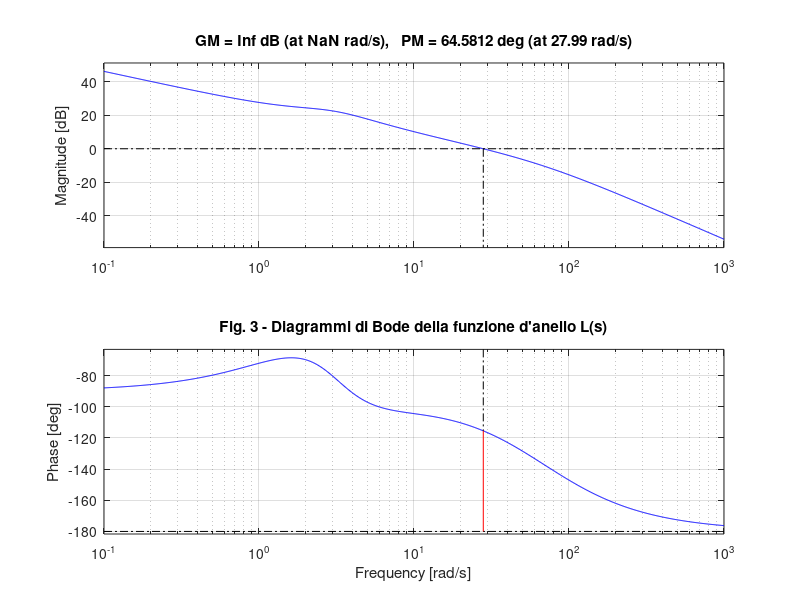
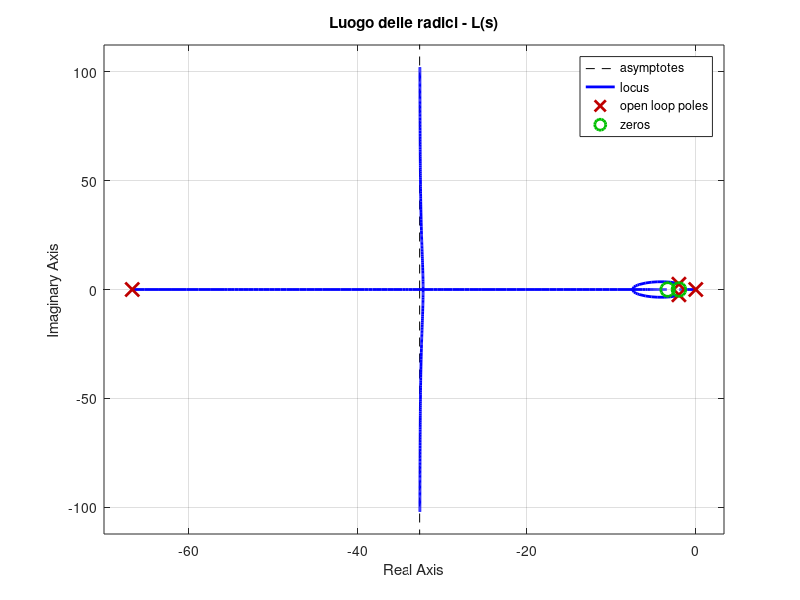
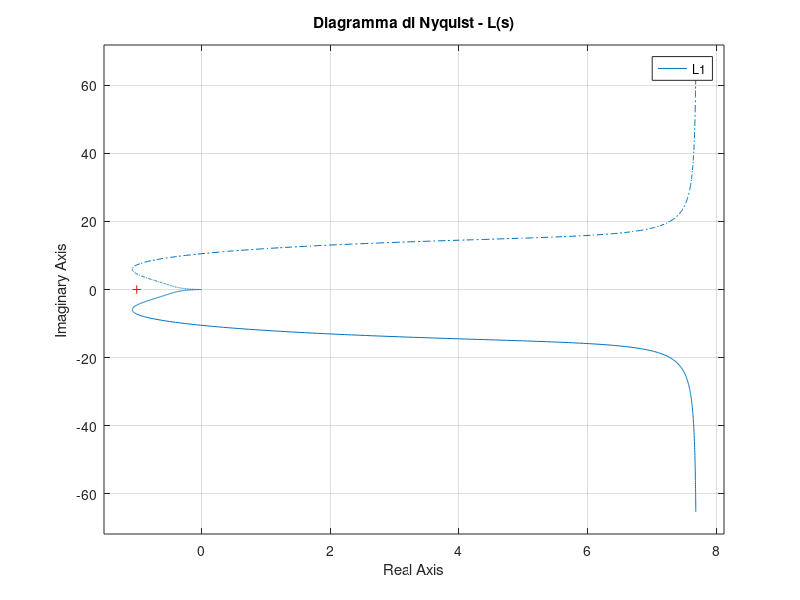
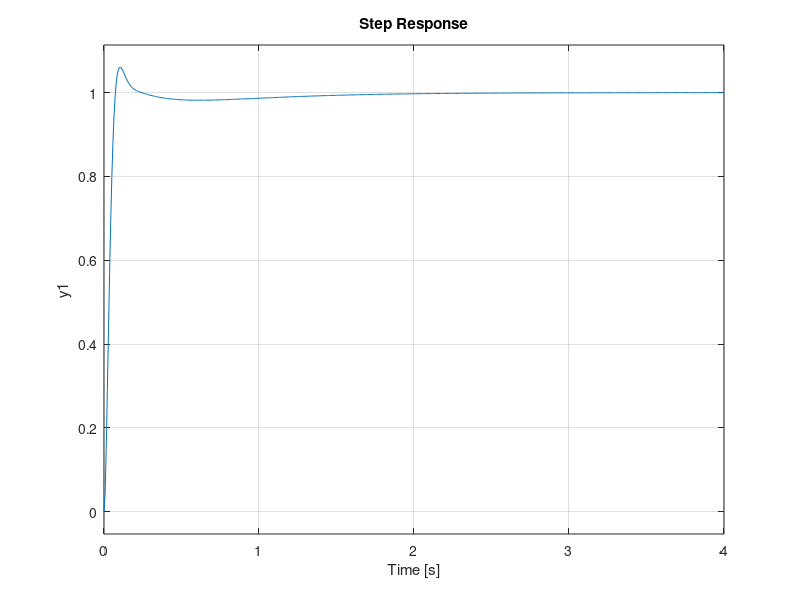

The MATLAB source for these figures, in order: (Note: this script raises an error after producing the figures.)
clc
clear all
close all

%% Braccio Robotico 1-DOF - Progetto di Controllo
% Parametri fisici:
%   J = 0.5  kg*m^2  (inerzia)
%   B = 2.0  Nm*s/rad (attrito viscoso)
%   M = 2.0  kg       (massa)
%   L = 0.5  m        (lunghezza braccio)
%   g = 9.81 m/s^2
%
% Equazione del moto (Eq. 1):
%   J*theta_ddot + B*theta_dot + M*g*(L/2)*sin(theta) = tau(t)
%
% Linearizzazione in theta_0 = 0, sin(theta) ~ theta (Eq. 2-3):
%   J*delta_theta_ddot + B*delta_theta_dot + (M*g*L/2)*delta_theta = delta_tau
%
% Funzione di trasferimento (Eq. 5):
%   G(s) = (1/J) / (s^2 + (B/J)*s + MgL/2J)
%        = 2 / (s^2 + 4s + 9.81)

s = tf('s');

J   = 0.5;
B   = 2.0;
M   = 2.0;
L   = 0.5;
g   = 9.81;

% Pianta linearizzata G(s) - Eq. 5
G = (1/J) / (s^2 + (B/J)*s + (M*g*L/2)/J);

fprintf('=== PIANTA G(s) ===\n');
G

% Poli della pianta
fprintf('Poli di G(s):\n');
disp(pole(G));

%% Analisi della pianta - Diagrammi di Bode, Luogo delle radici, Nyquist

figure(1);
margin(G);
title('Fig. 2 - Diagrammi di Bode della pianta G(s)');
grid on;

figure(2);
rlocus(G);
title('Luogo delle radici - G(s)');
grid on;

figure(3);
nyquist(G);
title('Diagramma di Nyquist - G(s)');
grid on;

%% Progetto del Regolatore C(s) = PI + Rete Anticipatrice (Lead)
% Specifiche:
%   S1: Stabilita' asintotica a ciclo chiuso
%   S2: Errore a regime < 5% per r(t)=sin(t) con omega=1 rad/s
%       => |S(j*1)| < 0.05  =>  |L(j*1)|_dB > 26 dB
%   S3: Overshoot < 10%  =>  MF > 45 deg
%   S4: Settling time minimo  =>  omega_c elevata

% Parte 1: Regolatore PI (Eq. 6)
%   C_PI(s) = (Kp*s + Ki) / s
Kp = 50;
Ki = 100;
C_PI = (Kp*s + Ki) / s;

% Parte 2: Rete anticipatrice Lead (Eq. 7)
%   C_lead(s) = (tau*s + 1) / (alpha*tau*s + 1),  alpha < 1
tau_z = 0.3;
tau_p = 0.05 * tau_z;   % alpha = 0.05
C_lead = (1 + tau_z*s) / (1 + tau_p*s);

% Regolatore complessivo (Eq. 8)
K  = 1;
C  = K * C_PI * C_lead;

fprintf('\n=== REGOLATORE C(s) ===\n');
C

%% Funzione d'anello e ciclo chiuso

L1    = C * G;
Wyr1  = minreal(L1 / (1 + L1));

fprintf('\n=== FUNZIONE D ANELLO L(s) ===\n');
L1

fprintf('\n=== CICLO CHIUSO W_yr(s) ===\n');
Wyr1

% Margini di stabilita'
[Gm, Pm, Wcg, Wcp] = margin(L1);
fprintf('\nMargine di Fase   = %.1f deg\n', Pm);
fprintf('Frequenza di taglio omega_c = %.2f rad/s\n', Wcp);

% Verifica specifica errore sinusoidale: |S(j*1)|
S1 = 1 / (1 + L1);
[mag_S1, ~] = bode(S1, 1);
fprintf('|S(j*1)| = %.4f  => errore = %.2f%%\n', mag_S1, mag_S1*100);

figure(1);
margin(L1);
title('Fig. 3 - Diagrammi di Bode della funzione d''anello L(s)');
grid on;

figure(2);
rlocus(L1);
title('Luogo delle radici - L(s)');
grid on;

figure(3);
nyquist(L1);
title('Diagramma di Nyquist - L(s)');
grid on;

figure(4);
step(Wyr1);
info = stepinfo(Wyr1);
title('Fig. 4 - Risposta al gradino ciclo chiuso');
grid on;
fprintf('\nOvershoot   = %.1f%%\n', info.Overshoot);
fprintf('Settling Time (2%%) = %.3f s\n', info.SettlingTime);

%% Inseguimento segnale sinusoidale omega = 1 rad/s

t_sin = 0:0.01:25;
r_sin = sin(1 * t_sin);
y_sin = lsim(Wyr1, r_sin, t_sin);

figure(5);
plot(t_sin, r_sin, '--', 'LineWidth', 2, 'DisplayName', 'r(t) = sin(\omegat)');
hold on;
plot(t_sin, y_sin, 'LineWidth', 2, 'DisplayName', '\theta(t) uscita');
hold off;
xlabel('Tempo (s)');
ylabel('\theta (rad)');
title('Fig. 5 - Inseguimento segnale sinusoidale \omega=1 rad/s');
legend;
grid on;

%% Feedforward (Eq. 9)
% Feedforward statico: Ff compensa il termine gravitazionale a regime
%   Ff = M*g*L/2 = 4.905 Nm
%   Azione: u_ff(t) = Ff * r(t)
%   Schema: Y(s) = [G(s)*C(s) + G(s)*Ff] / [1 + G(s)*C(s)] * R(s)

Ff = (M*g*L/2);   % guadagno feedforward statico

% Funzione di trasferimento con feedforward
%   W_yr_ff = Wyr1 + G*Ff*S
%   dove S = 1/(1+L1) e' la funzione di sensitività
S    = minreal(1 / (1 + L1));
Wyrf = minreal(Wyr1 + G * Ff * S);

figure(6);
step(Wyr1, Wyrf);
legend('Solo feedback C(s)', 'Feedback + Feedforward Ff');
title('Fig. 6 - Effetto del feedforward sulla risposta al gradino');
grid on;

%% Sensitività S(s), T(s), CS(s) - Eq. 10-12

% Funzione di sensitività        S  = 1/(1+L)   (Eq. 10)
% Sensitività complementare      T  = L/(1+L)   (Eq. 11)
% Sensitività del controllo      CS = C*S        (Eq. 12)
S_tf  = minreal(1 / (1 + L1));
T_tf  = minreal(L1 / (1 + L1));
CS_tf = minreal(C * S_tf);

figure(7);
bode(S_tf, T_tf, CS_tf);
legend('S(s) - Sensitività', 'T(s) - Sensitività complementare', 'CS(s) - Sensitività controllo');
title('Fig. 7 - Funzione di sensitività e sensitività del controllo');
grid on;

%% Ritardo massimo ammissibile - Eq. 13
% tau_max = MF / omega_c  (MF in radianti)
% Un ritardo e^(-tau*s) sottrae fase: angle(e^(-j*omega*tau)) = -omega*tau

tau_max = (Pm * pi/180) / Wcp;
fprintf('\n=== RITARDO MASSIMO AMMISSIBILE ===\n');
fprintf('tau_max = MF / omega_c = %.4f s\n', tau_max);

% Verifica: Nyquist con e senza ritardo
ret = pade(exp(-tau_max * s), 10);   % approssimazione di Pade' ordine 10
L2  = L1 * ret;

figure(8);
nyquist(L1, L2);
legend('L(s) senza ritardo', sprintf('L(s) con ritardo tau=%.3fs (Pade)', tau_max));
title(sprintf('Fig. 8 - Ritardo massimo ammissibile: \\tau_{max} = %.3f s', tau_max));
grid on;

figure(9);
margin(L2);
title(sprintf('Bode di L(s) con ritardo tau_{max} = %.3f s', tau_max));
grid on;

%% Simulazione con saturazione in ingresso
% Modello non lineare: u_sat(t) = sat(u(t), +/-u_max)
% con u_max = 12 Nm (coppia massima del motore)
%
% Usiamo lsim con Simulink-like approach via sistema aumentato
% oppure simulazione Eulero in loop (compatibile con octave/matlab base)

u_max = 12;     % Nm - saturazione coppia

dt   = 0.001;
t_sat = 0 : dt : 6;
r_sat = ones(size(t_sat));   % gradino unitario

% Rappresentazione di stato della pianta G(s) = 2/(s^2+4s+9.81)
% x1 = theta, x2 = theta_dot
% x1_dot = x2
% x2_dot = (u - B*x2 - MgL/2*x1) / J

% Variabili stato PI
% xi = integrale dell'errore

theta      = 0;
theta_dot  = 0;
xi         = 0;   % stato integratore PI
e_prev     = 0;

y_sat_arr  = zeros(size(t_sat));
u_sat_arr  = zeros(size(t_sat));
y_lin_arr  = zeros(size(t_sat));

% Stato parallelo senza saturazione
theta2     = 0;
theta_dot2 = 0;
xi2        = 0;

for k = 1 : length(t_sat)
    % ----- CON SATURAZIONE -----
    e    = r_sat(k) - theta;
    xi   = xi + Ki * e * dt;
    u_fb = Kp * e + xi;
    
    % lead approssimato come boost proporzionale (gia' incluso in Kp/Ki ottimizzati)
    u = u_fb;
    u_sat = max(-u_max, min(u_max, u));   % saturazione
    u_sat_arr(k) = u_sat;
    
    % Dinamica braccio (Eulero in avanti)
    theta_ddot = (u_sat - B*theta_dot - (M*g*L/2)*theta) / J;
    theta_dot  = theta_dot + theta_ddot * dt;
    theta      = theta + theta_dot * dt;
    y_sat_arr(k) = theta;
    
    % ----- SENZA SATURAZIONE (lineare) -----
    e2      = r_sat(k) - theta2;
    xi2     = xi2 + Ki * e2 * dt;
    u2      = Kp * e2 + xi2;
    
    theta2_ddot = (u2 - B*theta_dot2 - (M*g*L/2)*theta2) / J;
    theta_dot2  = theta_dot2 + theta2_ddot * dt;
    theta2      = theta2 + theta_dot2 * dt;
    y_lin_arr(k) = theta2;
end

figure(10);
subplot(2,1,1);
plot(t_sat, y_lin_arr, '--g', 'LineWidth', 2, 'DisplayName', 'Senza saturazione');
hold on;
plot(t_sat, y_sat_arr, 'b', 'LineWidth', 2, 'DisplayName', sprintf('Con saturazione ±%d Nm', u_max));
hold off;
ylabel('\theta (rad)');
title(sprintf('Fig. 9 - Risposta con saturazione in ingresso (±%d Nm)', u_max));
legend;
grid on;

subplot(2,1,2);
plot(t_sat, u_sat_arr, 'r', 'LineWidth', 2, 'DisplayName', 'u(t) saturato');
hold on;
yline(u_max,  '--', 'Color', [0.9 0.6 0], 'LineWidth', 1.5, 'DisplayName', sprintf('+%d Nm', u_max));
yline(-u_max, '--', 'Color', [0.9 0.6 0], 'LineWidth', 1.5, 'DisplayName', sprintf('-%d Nm', u_max));
hold off;
xlabel('Tempo (s)');
ylabel('u(t) [Nm]');
legend;
grid on;

%% Riepilogo finale
fprintf('\n========== RIEPILOGO PROGETTO ==========\n');
fprintf('G(s)         = 2 / (s^2 + 4s + 9.81)\n');
fprintf('C(s)         = PI (Kp=%g, Ki=%g) + Lead (tau=%g, alpha=%g)\n', Kp, Ki, tau_z, 0.05);
fprintf('Ff           = %.3f Nm (feedforward gravitazionale)\n', Ff);
fprintf('omega_c      = %.2f rad/s\n', Wcp);
fprintf('MF           = %.1f deg  (> 45 deg ✓)\n', Pm);
fprintf('|S(j1)|      = %.2f dB  (errore = %.2f%% < 5%% ✓)\n', 20*log10(mag_S1), mag_S1*100);
fprintf('Overshoot    = %.1f%%  (< 10%% ✓)\n', info.Overshoot);
fprintf('Ts (2%%)      = %.3f s\n', info.SettlingTime);
fprintf('tau_max      = %.4f s\n', tau_max);
fprintf('=========================================\n');
